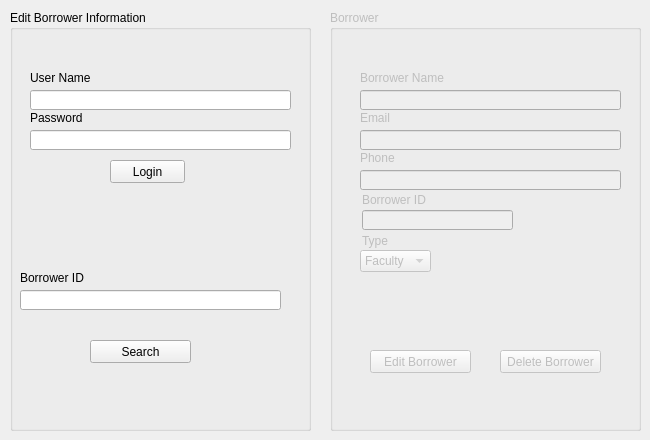
      <widget class="QWidget" name="tab_13">
       <attribute name="title">
        <string>Edit Borrower</string>
       </attribute>
       <widget class="QGroupBox" name="groupBox_6">
        <property name="geometry">
         <rect>
          <x>10</x>
          <y>10</y>
          <width>301</width>
          <height>421</height>
         </rect>
        </property>
        <property name="title">
         <string>Edit Borrower Information</string>
        </property>
        <widget class="QPushButton" name="pushButton_25">
         <property name="geometry">
          <rect>
           <x>100</x>
           <y>150</y>
           <width>75</width>
           <height>23</height>
          </rect>
         </property>
         <property name="text">
          <string>Login</string>
         </property>
        </widget>
        <widget class="QLabel" name="label_49">
         <property name="geometry">
          <rect>
           <x>20</x>
           <y>100</y>
           <width>61</width>
           <height>16</height>
          </rect>
         </property>
         <property name="text">
          <string>Password</string>
         </property>
        </widget>
        <widget class="QLabel" name="label_50">
         <property name="geometry">
          <rect>
           <x>20</x>
           <y>60</y>
           <width>61</width>
           <height>16</height>
          </rect>
         </property>
         <property name="text">
          <string>User Name</string>
         </property>
        </widget>
        <widget class="QLineEdit" name="lineEdit_39">
         <property name="geometry">
          <rect>
           <x>20</x>
           <y>80</y>
           <width>261</width>
           <height>20</height>
          </rect>
         </property>
        </widget>
        <widget class="QLineEdit" name="lineEdit_40">
         <property name="geometry">
          <rect>
           <x>20</x>
           <y>120</y>
           <width>261</width>
           <height>20</height>
          </rect>
         </property>
        </widget>
       </widget>
       <widget class="QGroupBox" name="groupBox_9">
        <property name="enabled">
         <bool>false</bool>
        </property>
        <property name="geometry">
         <rect>
          <x>330</x>
          <y>10</y>
          <width>311</width>
          <height>421</height>
         </rect>
        </property>
        <property name="title">
         <string>Borrower</string>
        </property>
        <widget class="QPushButton" name="pushButton_24">
         <property name="geometry">
          <rect>
           <x>40</x>
           <y>340</y>
           <width>101</width>
           <height>23</height>
          </rect>
         </property>
         <property name="text">
          <string>Edit Borrower</string>
         </property>
        </widget>
        <widget class="QPushButton" name="pushButton_27">
         <property name="geometry">
          <rect>
           <x>170</x>
           <y>340</y>
           <width>101</width>
           <height>23</height>
          </rect>
         </property>
         <property name="text">
          <string>Delete Borrower</string>
         </property>
        </widget>
        <widget class="QLineEdit" name="lineEdit_44">
         <property name="geometry">
          <rect>
           <x>30</x>
           <y>80</y>
           <width>261</width>
           <height>20</height>
          </rect>
         </property>
        </widget>
        <widget class="QLineEdit" name="lineEdit_38">
         <property name="geometry">
          <rect>
           <x>30</x>
           <y>120</y>
           <width>261</width>
           <height>20</height>
          </rect>
         </property>
         <property name="echoMode">
          <enum>QLineEdit::Password</enum>
         </property>
        </widget>
        <widget class="QLabel" name="label_53">
         <property name="geometry">
          <rect>
           <x>32</x>
           <y>220</y>
           <width>31</width>
           <height>21</height>
          </rect>
         </property>
         <property name="text">
          <string>Type</string>
         </property>
        </widget>
        <widget class="QLabel" name="label_56">
         <property name="geometry">
          <rect>
           <x>30</x>
           <y>140</y>
           <width>51</width>
           <height>16</height>
          </rect>
         </property>
         <property name="text">
          <string>Phone</string>
         </property>
        </widget>
        <widget class="QLabel" name="label_54">
         <property name="geometry">
          <rect>
           <x>30</x>
           <y>60</y>
           <width>91</width>
           <height>16</height>
          </rect>
         </property>
         <property name="text">
          <string>Borrower Name</string>
         </property>
        </widget>
        <widget class="QLabel" name="label_52">
         <property name="geometry">
          <rect>
           <x>30</x>
           <y>100</y>
           <width>41</width>
           <height>16</height>
          </rect>
         </property>
         <property name="text">
          <string>Email</string>
         </property>
        </widget>
        <widget class="QLineEdit" name="lineEdit_43">
         <property name="geometry">
          <rect>
           <x>30</x>
           <y>160</y>
           <width>261</width>
           <height>20</height>
          </rect>
         </property>
         <property name="echoMode">
          <enum>QLineEdit::Password</enum>
         </property>
        </widget>
        <widget class="QComboBox" name="comboBox_9">
         <property name="geometry">
          <rect>
           <x>30</x>
           <y>240</y>
           <width>71</width>
           <height>22</height>
          </rect>
         </property>
         <item>
          <property name="text">
           <string>Faculty</string>
          </property>
         </item>
         <item>
          <property name="text">
           <string>Student</string>
          </property>
         </item>
        </widget>
        <widget class="QLabel" name="label_55">
         <property name="geometry">
          <rect>
           <x>32</x>
           <y>180</y>
           <width>71</width>
           <height>20</height>
          </rect>
         </property>
         <property name="text">
          <string>Borrower ID</string>
         </property>
        </widget>
        <widget class="QLineEdit" name="lineEdit_42">
         <property name="geometry">
          <rect>
           <x>32</x>
           <y>200</y>
           <width>151</width>
           <height>20</height>
          </rect>
         </property>
        </widget>
       </widget>
       <widget class="QLineEdit" name="lineEdit_45">
        <property name="geometry">
         <rect>
          <x>20</x>
          <y>290</y>
          <width>261</width>
          <height>20</height>
         </rect>
        </property>
       </widget>
       <widget class="QLabel" name="label_57">
        <property name="geometry">
         <rect>
          <x>20</x>
          <y>270</y>
          <width>91</width>
          <height>16</height>
         </rect>
        </property>
        <property name="text">
         <string>Borrower ID</string>
        </property>
       </widget>
       <widget class="QPushButton" name="pushButton_31">
        <property name="geometry">
         <rect>
          <x>90</x>
          <y>340</y>
          <width>101</width>
          <height>23</height>
         </rect>
        </property>
        <property name="text">
         <string>Search</string>
        </property>
       </widget>
      </widget>
